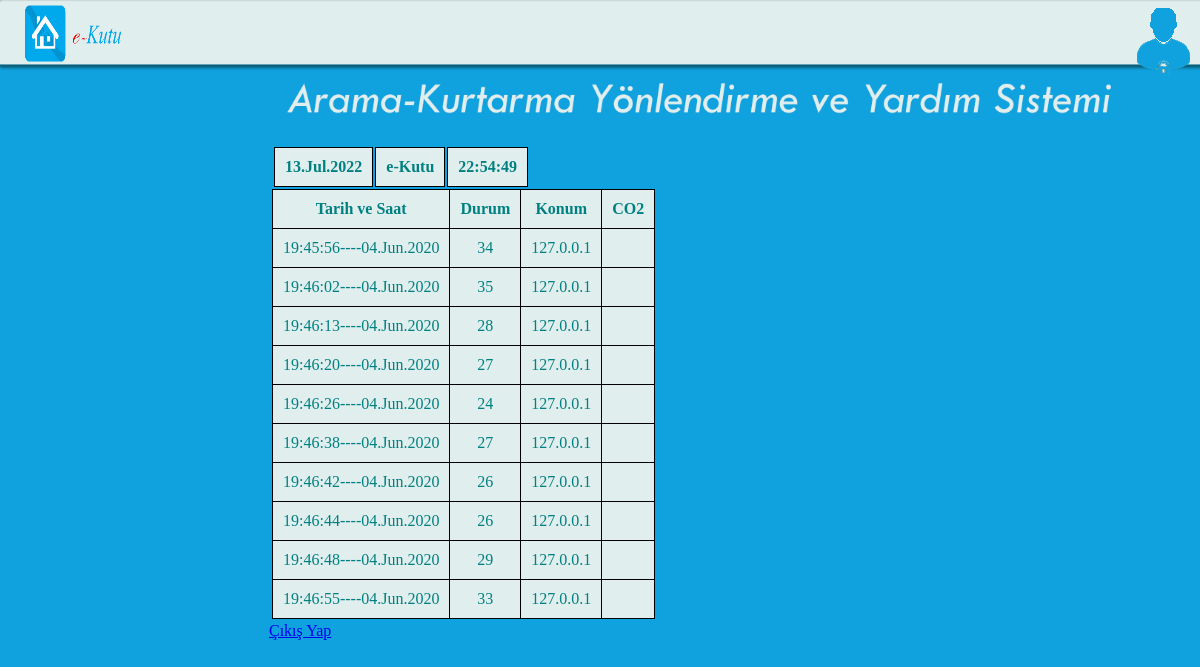
The page /goster.php (signed in) on the database its author committed.
### tables this page shows
CREATE TABLE `sicakliklar` (
  `sID` int(11) NOT NULL,
  `sTime` int(11) NOT NULL,
  `sTemp` int(11) NOT NULL,
  `sIp` varchar(50) NOT NULL
);

### goster.php (the view, shortened to what this page needs)
<?php
include('ayar1453.php');
?>
<html>
<head>
<link rel="stylesheet" type="text/css" href="style.css">
</head>
<body>
    <table><tr><a href="https://www.afad.gov.tr" target="_blank"><img class="elogo" src="img/ekutu.png" alt=""></a></tr></table>
	<table><tr><a href="index.php"><img class="admin" src="img/admin.png" alt=""></a></tr></table>
   <form class="form2" name="form"  action="index.php" method="post">
		<table border="0">
		<tr><td>
				<?php
				$gelennesnesi = mysqli_query($bag,"SELECT * FROM sicakliklar ORDER BY sicakliklar.sTime ASC");
					echo "<table class='tb2' >";
					echo "<tr>";
					echo "<th class='th'>";
					echo date("d.M.Y");
					echo "</th>";
					echo "<th class='th'>";
					echo "e-Kutu";
					echo "</th>";
					echo "<th class='th'>";
					echo date("H:i:s", time()).'<br>';
					echo "</th>";
					echo "</tr>";
					echo "</table>";
					echo "<table class='tbl'>";
					echo "<tr>";
					echo "<th class='th'>"; "<td class='td'>";echo("Tarih ve Saat");echo "</td>";echo "</th>";
					echo "<th class='th'>";"<td class='td'>";echo("Durum");echo "</td>";echo "</th>";
					echo "<th class='th'>";"<td class='td'>";echo("Konum");echo "</td>";echo "</th>";
					echo "<th class='th'>";"<td class='td'>";echo("CO2");echo "</td>";echo "</th>";
					echo "</tr>";
				while($satir = mysqli_fetch_row($gelennesnesi))
				{
					echo "<tr>";
					echo "<td class='td'>";echo date("H:i:s----d.M.Y",$satir[1]);echo "</td>";
					echo "<td class='td'>";echo $satir[2];echo "</td>";
					echo "<td class='td'>";echo $satir[3];echo "</td>";
					echo "<td class='td'>";echo $satir[4];echo "</td>";
					echo "</tr>";
				}
					echo "</table>";
				?>
      <a href ="cikis.php">Çıkış Yap </a>
   </form>
</body>
 </html>

### style.css (style rules this page uses)
body { margin:0; padding:0; justify-content:center; height :100vh; align-items:center; display:flex; background-image:url("img/bg1.png"); background-size:cover; background-repeat:no-repeat; width:100%; height:100%; }
.form2 { height:600px; width:770px; box-sizing: border-box; padding:50px; overflow-y: auto; }
.elogo { position: absolute; top:0.01px; left:16px; width:10%; height:8.5%; }
.admin { position: absolute; top:8px; right:10px; }
.tbl { border-collapse: collapse; }
.tbl, .th, .td { border: 0.5px solid black; }
.th, .td { padding: 10px; text-align: center; background-color: #e0eeee; color: #008080; }

### rows shown on the page
sicakliklar: sTime "19:45:56----04.Jun.2020", sTemp "34", sIp "127.0.0.1"
sicakliklar: sTime "19:46:02----04.Jun.2020", sTemp "35", sIp "127.0.0.1"
sicakliklar: sTime "19:46:13----04.Jun.2020", sTemp "28", sIp "127.0.0.1"
sicakliklar: sTime "19:46:20----04.Jun.2020", sTemp "27", sIp "127.0.0.1"
sicakliklar: sTime "19:46:26----04.Jun.2020", sTemp "24", sIp "127.0.0.1"
sicakliklar: sTime "19:46:38----04.Jun.2020", sTemp "27", sIp "127.0.0.1"
sicakliklar: sTime "19:46:42----04.Jun.2020", sTemp "26", sIp "127.0.0.1"
sicakliklar: sTime "19:46:44----04.Jun.2020", sTemp "26", sIp "127.0.0.1"
sicakliklar: sTime "19:46:48----04.Jun.2020", sTemp "29", sIp "127.0.0.1"
sicakliklar: sTime "19:46:55----04.Jun.2020", sTemp "33", sIp "127.0.0.1"
